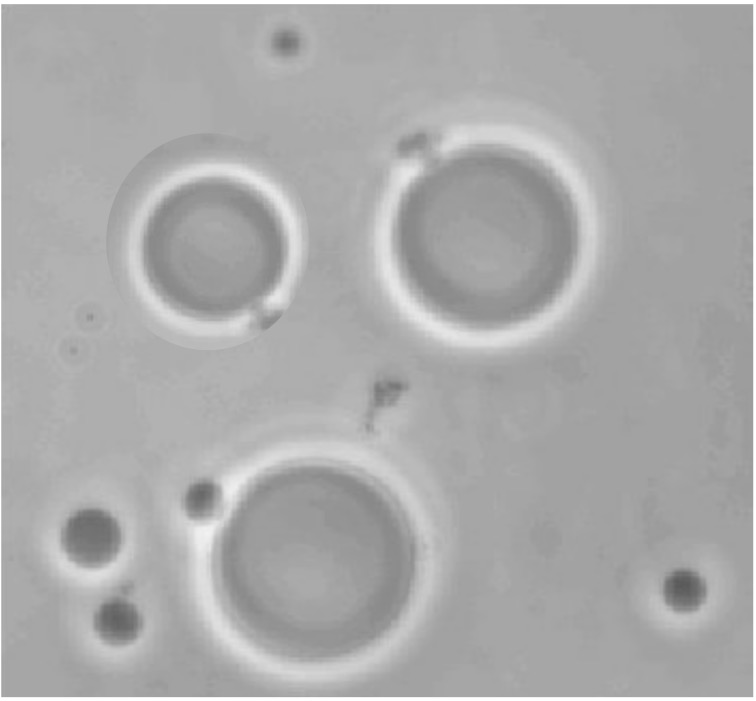
%> input picture pdi/project9/images project #7/Imagem1.jpg, 756 x 701 px
$ octave main_project9.m   (GNU Octave 9; MATLAB toolbox functions it lacks are replaced by stand-ins)
%> lines starting %> are read from the running program, lines starting %| are printed output that depends on the picture; in (x1, y1, x2, y2) boxes, pixels count from 0 and x2, y2 are one past the last pixel; in counts of white or black regions, pixels touching at a corner belong together; the program's own positions count from 1
% main_project9.m
% PDI - Projeto 7: Segmentacao - Fronteiras dos 2 maiores blobs
% Autor: Matheus Serrao Uchoa
%
% Pipeline:
%   1. Converter para escala de cinza
%   2. Limiarizacao de Otsu
%   3. Selecionar classe minoritaria (blobs = objetos, nao fundo)
%   4. Abertura + fechamento morfologico (remover ruido)
%   5. Rotulacao de componentes conectados
%   6. Selecionar 2 maiores componentes
%   7. Extrair fronteira: contorno = blob XOR erosao(blob)
%   8. Sobrepor contornos na imagem original

clear; clc; close all;

images = {'images project #7/Imagem1.jpg', ...
          'images project #7/Imagem2.jpg', ...
          'images project #7/Imagem3.jpg'};

colors_overlay = {[255  50  50], [50 200 255]};   % vermelho e ciano

for idx = 1:length(images)
  fprintf('\n=== %s ===\n', images{idx});

  % 1. Carrega imagem
  rgb  = imread(images{idx});
%> rgb is the input picture: size 701x756x3 uint8; min 89, max 255, mean 171
  gray = rgb2gray(rgb);

  % 2. Limiar de Otsu
  T = graythresh(gray);   % normalizado [0,1]
%> T = 0.745
  fprintf('  Limiar Otsu: T = %.4f  (%.0f/255)\n', T, T*255);
%|   Limiar Otsu: T = 0.7451  (190/255)

  % 3. Binarizacao - usa classe minoritaria como objeto
  mask_light = imbinarize(gray, T);  % pixels acima do limiar
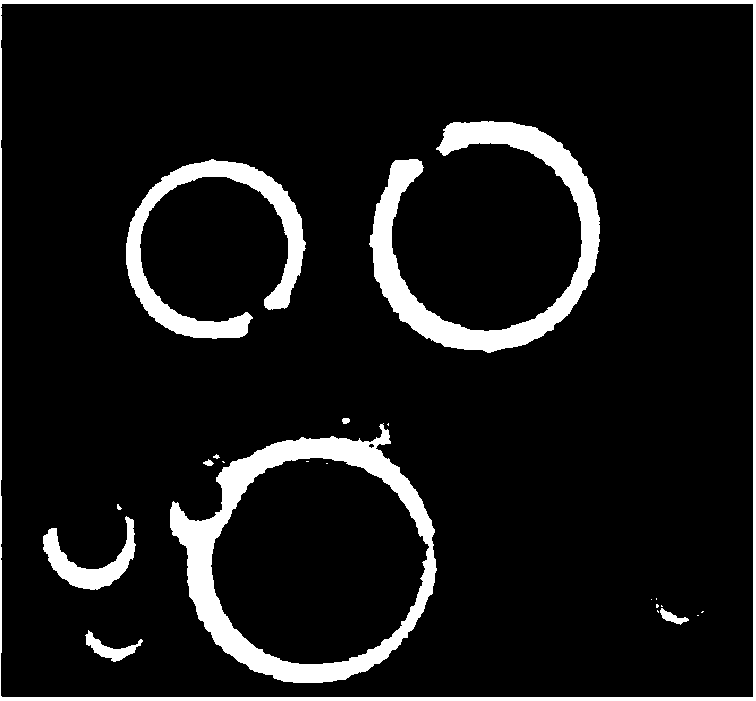
%> mask_light: size 701x756 logical; 9.3% white; 22 white regions (12 under 20 px), largest, box (x1, y1, x2, y2) and area: (170, 423, 437, 683) 14748, (369, 121, 600, 353) 13432, (0, 0, 756, 701) 9431
  mask_dark  = ~mask_light;

  if sum(mask_light(:)) <= sum(mask_dark(:))
    mask = mask_light;
    polarity = 'light';
  else
    mask = mask_dark;
    polarity = 'dark';
  end
  fprintf('  Polarity: %s  |  foreground: %.1f%%\n', polarity, 100*sum(mask(:))/numel(mask));
%|   Polarity: light  |  foreground: 9.3%

  % 4. Limpeza morfologica
  se = strel('disk', 3);
  mask_clean = imopen(mask, se);
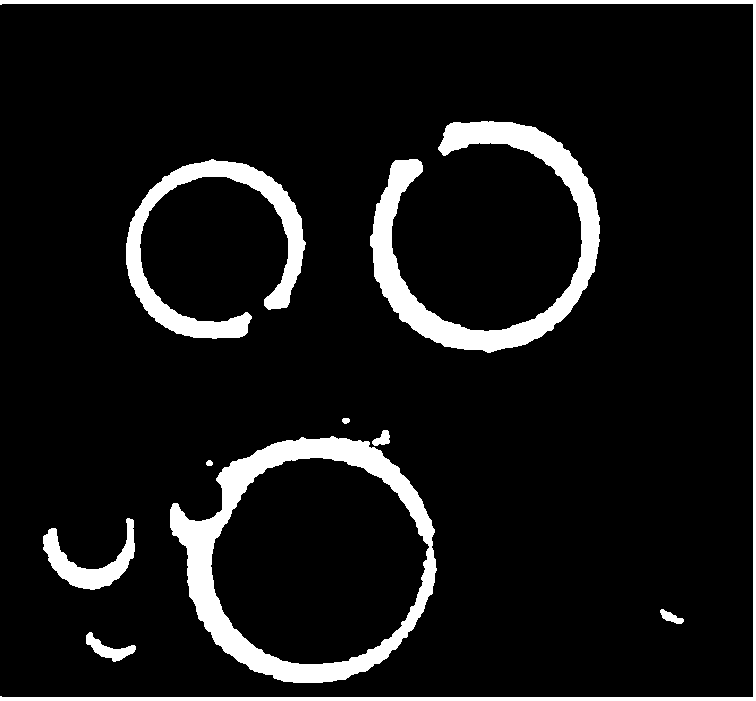
%> mask_clean: size 701x756 logical; 8.9% white; 10 white regions, largest, box (x1, y1, x2, y2) and area: (170, 436, 437, 683) 14473, (370, 121, 600, 353) 13383, (0, 0, 756, 701) 8131
  mask_clean = imclose(mask_clean, se);
%> mask_clean: size 701x756 logical; 9% white; 9 white regions, largest, box (x1, y1, x2, y2) and area: (170, 430, 437, 683) 14710, (370, 121, 600, 353) 13399, (0, 0, 756, 701) 8133

  % 5. Rotulacao de componentes conectados
  cc = bwconncomp(mask_clean, 8);
%> cc = 9 connected components
  fprintf('  Componentes encontrados: %d\n', cc.NumObjects);
%|   Componentes encontrados: 9

  % 6. Selecionar 2 maiores
  stats  = regionprops(cc, 'Area');
%> stats = 9 regions; largest, Area: 14710, 13399, 8133, 8092, 2322
  areas  = [stats.Area];
%> areas = [8133 2322 574 8092 14710 34 39 13399 179]
  [sorted_areas, sort_idx] = sort(areas, 'descend');
%> sorted_areas = [14710 13399 8133 8092 2322 574 179 39 34]; sort_idx = [5 8 1 4 2 3 9 7 6]

  fprintf('  Areas dos 2 maiores: %d e %d px\n', sorted_areas(1), sorted_areas(2));
%|   Areas dos 2 maiores: 14710 e 13399 px

  % Mascaras dos 2 maiores blobs
  labeled = labelmatrix(cc);
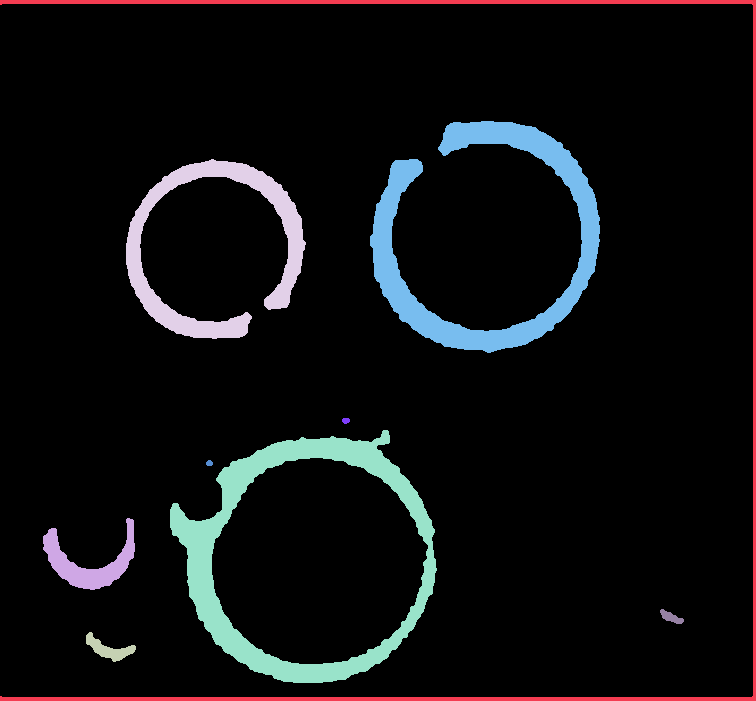
%> labeled: size 701x756 uint8; 10 distinct labels, from 0 to 9; one colour per label, 0 black
  blob1 = (labeled == sort_idx(1));
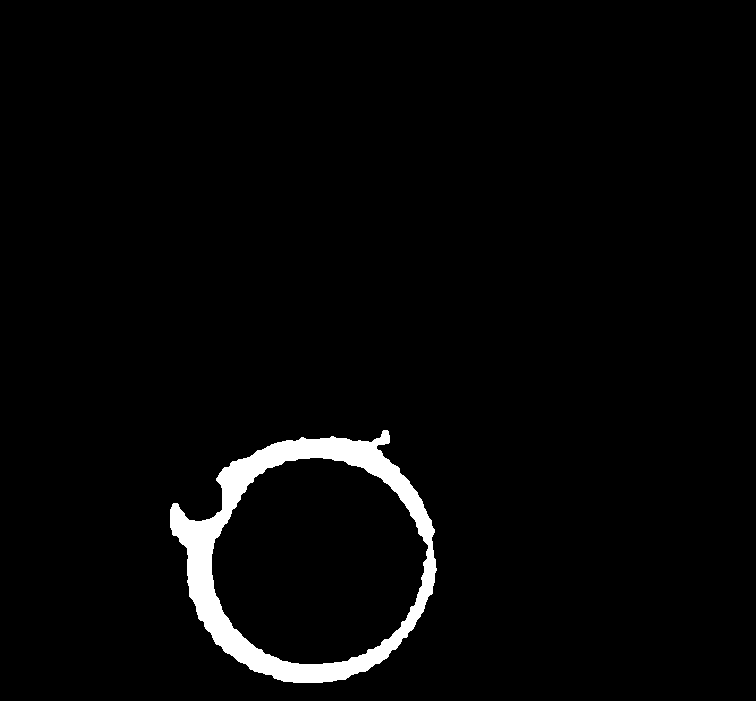
%> blob1: size 701x756 logical; 2.8% white; 1 white region, box (x1, y1, x2, y2) and area: (170, 430, 437, 683) 14710
  blob2 = (labeled == sort_idx(2));
%> blob2: size 701x756 logical; 2.5% white; 1 white region, box (x1, y1, x2, y2) and area: (370, 121, 600, 353) 13399

  % 7. Extrair fronteiras (XOR com erosao)
  se_erode = strel('disk', 2);
  bnd1 = blob1 & ~imerode(blob1, se_erode);
%> bnd1: size 701x756 logical; 0.55% white in thin lines or dots, all inside (x1, y1, x2, y2) = (170, 430, 437, 683)
  bnd2 = blob2 & ~imerode(blob2, se_erode);
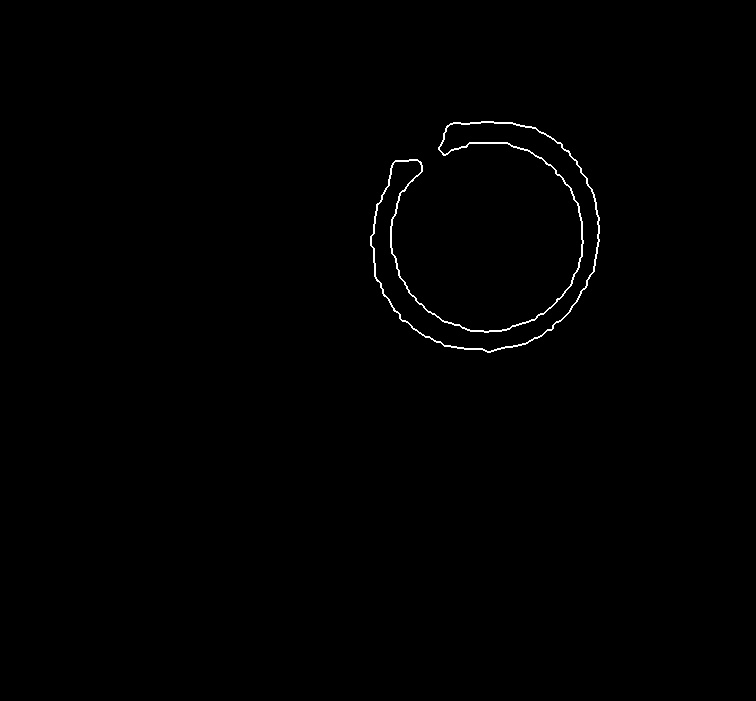
%> bnd2: size 701x756 logical; 0.46% white in thin lines or dots, all inside (x1, y1, x2, y2) = (370, 121, 600, 353)

  % 8. Sobrepor na imagem original
  overlay = rgb;
  for c = 1:3
    ch = overlay(:,:,c);
    ch(bnd1) = colors_overlay{1}(c);
    ch(bnd2) = colors_overlay{2}(c);
    overlay(:,:,c) = ch;
  end
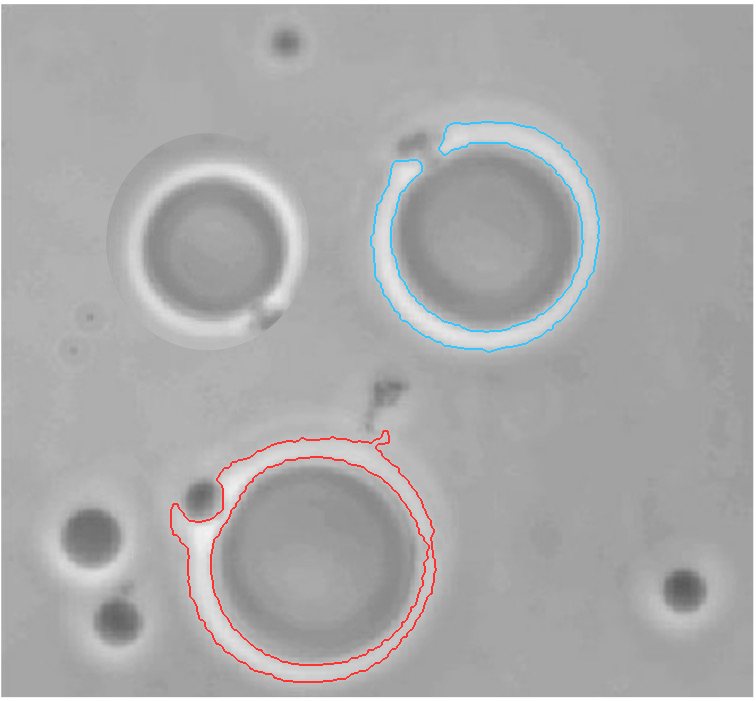
%> overlay: size 701x756x3 uint8; 1.01% of pixels changed, all inside (x1, y1, x2, y2) = (170, 121, 600, 683)

  % --- Figura de resultados ---
  figure('Name', sprintf('Projeto 7 - %s', images{idx}), ...
         'Position', [50 50 1400 900]);

  subplot(2,3,1); imshow(rgb);        title('Original');
  subplot(2,3,2); imshow(gray,[]);    title(sprintf('Cinza  T=%.2f', T));
  subplot(2,3,3); imshow(mask);       title('Otsu binarizado');
  subplot(2,3,4); imshow(mask_clean); title('Apos limpeza morfologica');

  % Mapa de rotulos colorido
  label_rgb = label2rgb(labeled, 'jet', 'k', 'shuffle');
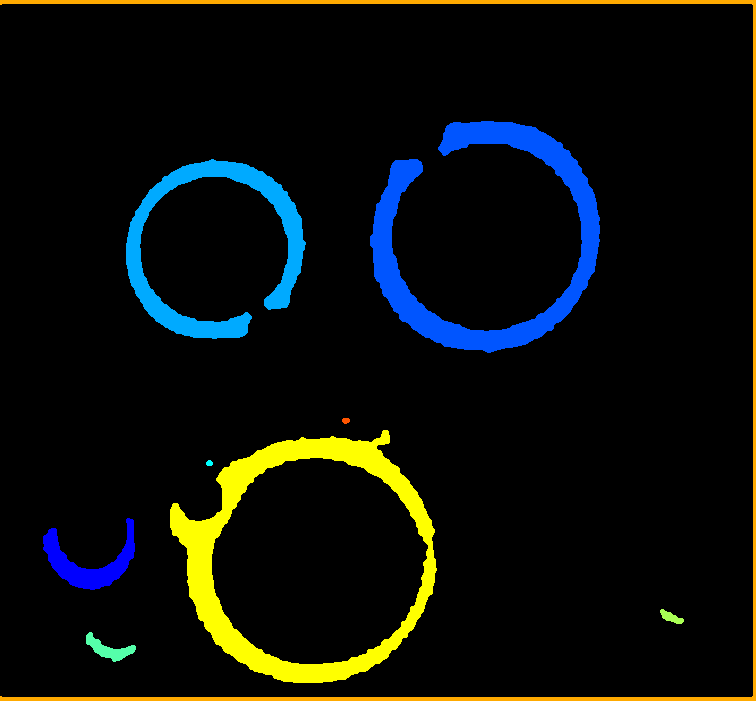
%> label_rgb: size 701x756x3 uint8; mean R, G, B 11.2, 14.8, 11.7
  subplot(2,3,5); imshow(label_rgb);
  title(sprintf('%d componentes  top2=%d,%d px', cc.NumObjects, sorted_areas(1), sorted_areas(2)));

  subplot(2,3,6); imshow(overlay);
  title('Contornos: blob1=vermelho  blob2=ciano');

  sgtitle(sprintf('Projeto 7 - Segmentacao: %s', images{idx}), 'FontSize', 12);
end
%> pass 2 of the loop `for idx = 1:length(images)`:
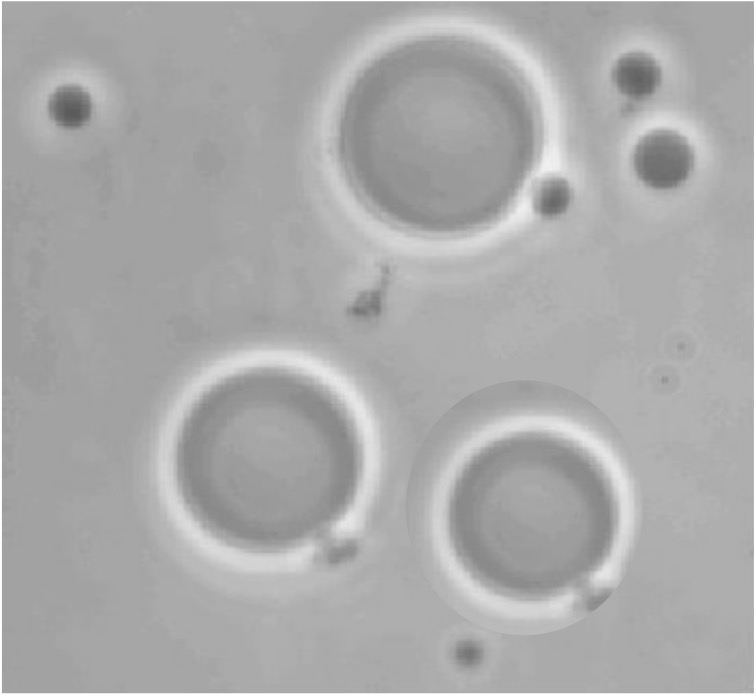
%> input picture pdi/project9/images project #7/Imagem2.jpg, 756 x 696 px
%> rgb is the input picture: size 696x756x3 uint8; min 90, max 255, mean 170.6
%> gray: size 696x756 uint8
%> T = 0.733
%|   Limiar Otsu: T = 0.7333  (187/255)
%> mask_light: size 696x756 logical; 10.5% white; 35 white regions (25 under 20 px), largest, box (x1, y1, x2, y2) and area: (314, 14, 592, 285) 17372, (152, 344, 387, 582) 14862, (426, 410, 640, 627) 12293
%|   Polarity: light  |  foreground: 10.5%
%> cc = 11 connected components
%|   Componentes encontrados: 11
%> stats = 11 regions; largest, Area: 17522, 14845, 12248, 2725, 2272
%> areas = [8 2272 473 14845 30 17522 12248 835 2725 160 8]
%> sorted_areas = [17522 14845 12248 2725 2272 835 473 160 30 8 8]; sort_idx = [6 4 7 9 2 8 3 10 5 1 11]
%|   Areas dos 2 maiores: 17522 e 14845 px
%> labeled: size 696x756 uint8; 12 distinct labels, from 0 to 11
%> blob1: size 696x756 logical; 3.3% white; 1 white region, box (x1, y1, x2, y2) and area: (315, 14, 587, 284) 17522
%> blob2: size 696x756 logical; 2.8% white; 1 white region, box (x1, y1, x2, y2) and area: (152, 344, 387, 581) 14845
%> bnd1: size 696x756 logical; 0.62% white in thin lines or dots, all inside (x1, y1, x2, y2) = (315, 14, 587, 284)
%> bnd2: size 696x756 logical; 0.47% white in thin lines or dots, all inside (x1, y1, x2, y2) = (152, 344, 387, 581)
%> after the loop `for c = 1:3`:
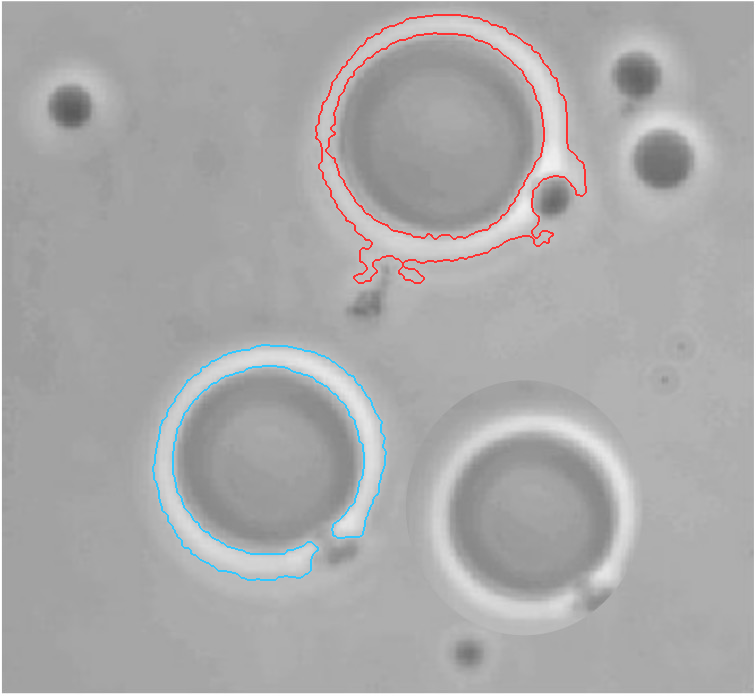
%> overlay: size 696x756x3 uint8; 1.09% of pixels changed, all inside (x1, y1, x2, y2) = (152, 14, 587, 581)
%> `label_rgb = label2rgb(labeled, 'jet', 'k', 'shuffle');`:
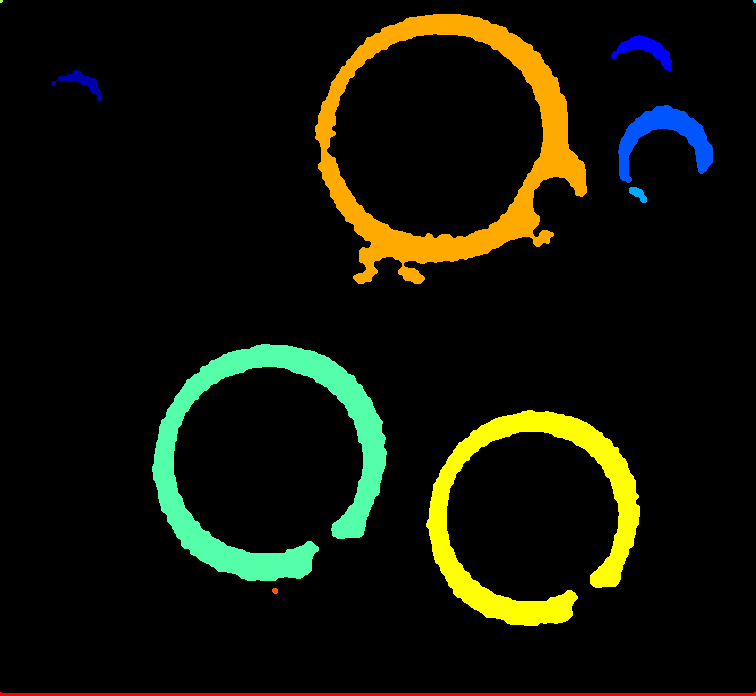
%> label_rgb: size 696x756x3 uint8; mean R, G, B 17.9, 19.3, 6.8
%> pass 3 of the loop `for idx = 1:length(images)`:
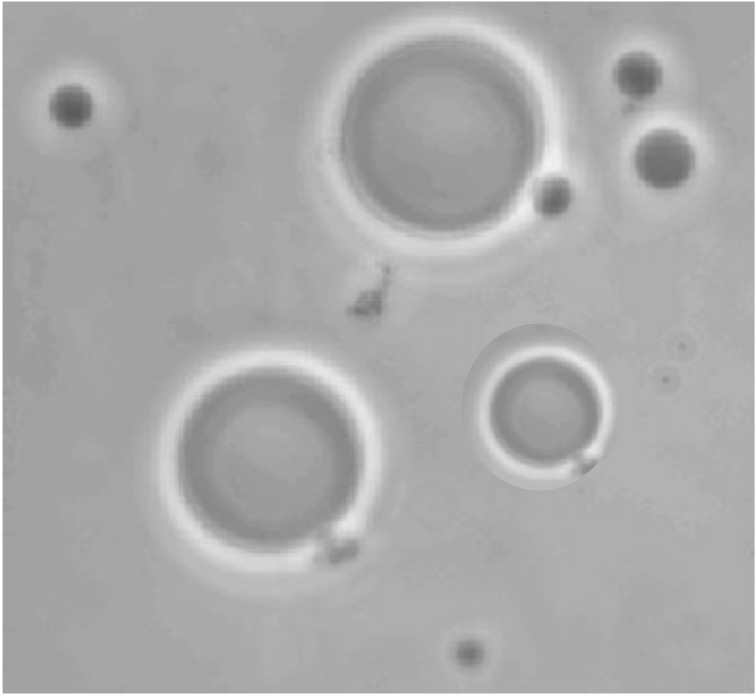
%> input picture pdi/project9/images project #7/Imagem3.jpg, 756 x 696 px
%> rgb is the input picture: size 696x756x3 uint8; min 90, max 255, mean 170.5
%|   Limiar Otsu: T = 0.7333  (187/255)
%> mask_light: size 696x756 logical; 9.4% white; 24 white regions (14 under 20 px), largest, box (x1, y1, x2, y2) and area: (315, 14, 593, 284) 17356, (152, 344, 388, 582) 14867, (0, 0, 756, 696) 7235
%|   Polarity: light  |  foreground: 9.4%
%|   Componentes encontrados: 11
%> stats = 11 regions; largest, Area: 17209, 14835, 5235, 4352, 2916
%> areas = [4352 28 442 14835 34 17209 296 5235 805 2916 8]
%> sorted_areas = [17209 14835 5235 4352 2916 805 442 296 34 28 8]; sort_idx = [6 4 8 1 10 9 3 7 5 2 11]
%|   Areas dos 2 maiores: 17209 e 14835 px
%> labeled: size 696x756 uint8; 12 distinct labels, from 0 to 11
%> blob1: size 696x756 logical; 3.3% white; 1 white region, box (x1, y1, x2, y2) and area: (316, 14, 593, 284) 17209
%> blob2: size 696x756 logical; 2.8% white; 1 white region, box (x1, y1, x2, y2) and area: (152, 344, 388, 582) 14835
%> bnd1: size 696x756 logical; 0.61% white in thin lines or dots, all inside (x1, y1, x2, y2) = (316, 14, 593, 284)
%> bnd2: size 696x756 logical; 0.47% white in thin lines or dots, all inside (x1, y1, x2, y2) = (152, 344, 388, 582)
%> after the loop `for c = 1:3`:
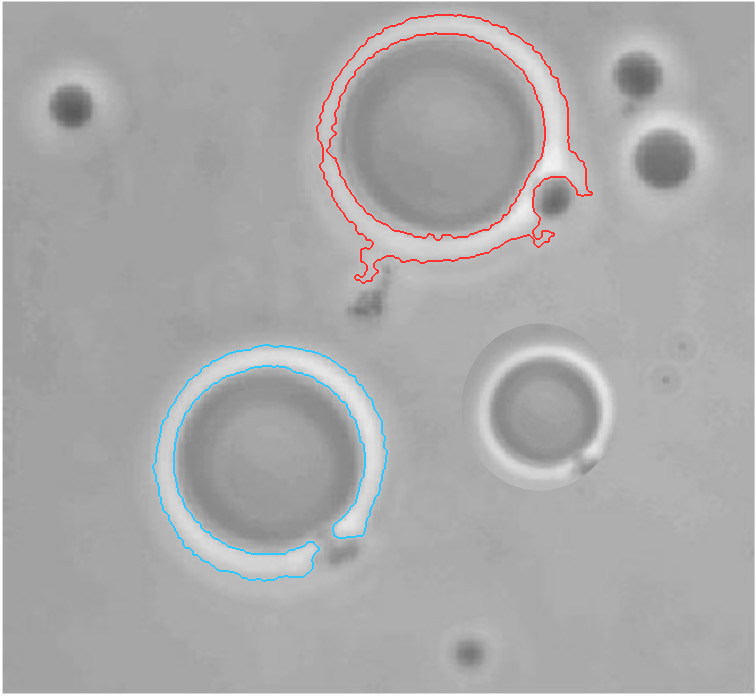
%> overlay: size 696x756x3 uint8; 1.08% of pixels changed, all inside (x1, y1, x2, y2) = (152, 14, 593, 582)
%> `label_rgb = label2rgb(labeled, 'jet', 'k', 'shuffle');`:
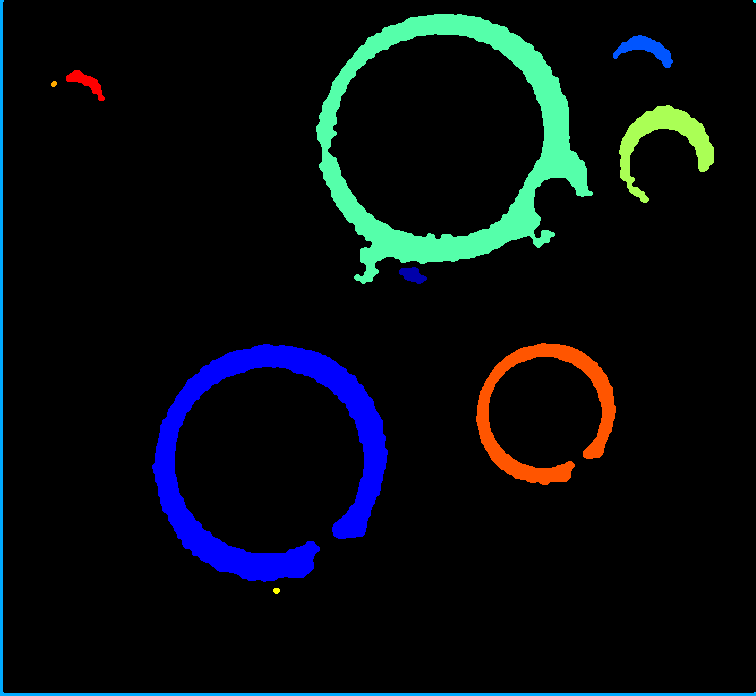
%> label_rgb: size 696x756x3 uint8; mean R, G, B 6.5, 12.2, 15.8

fprintf('\n=== Concluido ===\n');
